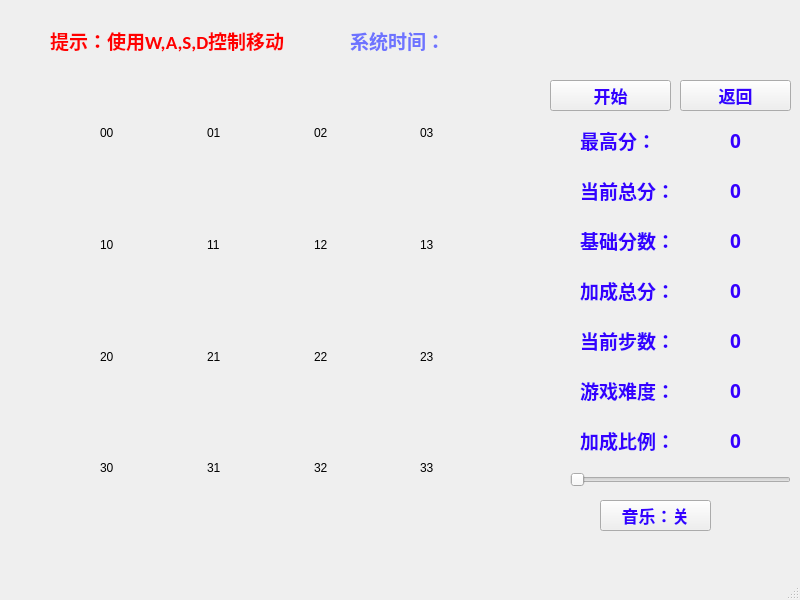
<?xml version="1.0" encoding="UTF-8"?>
<ui version="4.0">
 <class>MainWindow</class>
 <widget class="QMainWindow" name="MainWindow">
  <property name="geometry">
   <rect>
    <x>0</x>
    <y>0</y>
    <width>800</width>
    <height>600</height>
   </rect>
  </property>
  <property name="windowTitle">
   <string>MainWindow</string>
  </property>
  <widget class="QWidget" name="centralwidget">
   <widget class="QLabel" name="label_gradeBasic">
    <property name="geometry">
     <rect>
      <x>580</x>
      <y>220</y>
      <width>101</width>
      <height>41</height>
     </rect>
    </property>
    <property name="font">
     <font>
      <family>Arial Black</family>
      <pointsize>14</pointsize>
      <bold>true</bold>
     </font>
    </property>
    <property name="styleSheet">
     <string notr="true">color: rgb(53, 0, 255)</string>
    </property>
    <property name="text">
     <string>基础分数：</string>
    </property>
   </widget>
   <widget class="QSlider" name="horizontalSlider">
    <property name="geometry">
     <rect>
      <x>570</x>
      <y>470</y>
      <width>221</width>
      <height>20</height>
     </rect>
    </property>
    <property name="styleSheet">
     <string notr="true">color: rgb(255, 92, 89)</string>
    </property>
    <property name="orientation">
     <enum>Qt::Horizontal</enum>
    </property>
   </widget>
   <widget class="QLabel" name="label_showGradeBasic">
    <property name="geometry">
     <rect>
      <x>730</x>
      <y>220</y>
      <width>101</width>
      <height>41</height>
     </rect>
    </property>
    <property name="font">
     <font>
      <family>Arial Black</family>
      <pointsize>14</pointsize>
      <bold>true</bold>
     </font>
    </property>
    <property name="styleSheet">
     <string notr="true">color: rgb(53, 0, 255)</string>
    </property>
    <property name="text">
     <string>0</string>
    </property>
   </widget>
   <widget class="QLabel" name="label_grade">
    <property name="geometry">
     <rect>
      <x>580</x>
      <y>170</y>
      <width>101</width>
      <height>41</height>
     </rect>
    </property>
    <property name="font">
     <font>
      <family>Arial Black</family>
      <pointsize>14</pointsize>
      <bold>true</bold>
     </font>
    </property>
    <property name="styleSheet">
     <string notr="true">color: rgb(53, 0, 255)</string>
    </property>
    <property name="text">
     <string>当前总分：</string>
    </property>
   </widget>
   <widget class="QLabel" name="label_best">
    <property name="geometry">
     <rect>
      <x>580</x>
      <y>120</y>
      <width>101</width>
      <height>41</height>
     </rect>
    </property>
    <property name="font">
     <font>
      <family>Arial Black</family>
      <pointsize>14</pointsize>
      <bold>true</bold>
     </font>
    </property>
    <property name="styleSheet">
     <string notr="true">color: rgb(53, 0, 255)</string>
    </property>
    <property name="text">
     <string>最高分：</string>
    </property>
   </widget>
   <widget class="QLabel" name="label_step">
    <property name="geometry">
     <rect>
      <x>580</x>
      <y>320</y>
      <width>101</width>
      <height>41</height>
     </rect>
    </property>
    <property name="font">
     <font>
      <family>Arial Black</family>
      <pointsize>14</pointsize>
      <bold>true</bold>
     </font>
    </property>
    <property name="styleSheet">
     <string notr="true">color: rgb(53, 0, 255)</string>
    </property>
    <property name="text">
     <string>当前步数：</string>
    </property>
   </widget>
   <widget class="QPushButton" name="pushButton_music">
    <property name="geometry">
     <rect>
      <x>600</x>
      <y>500</y>
      <width>111</width>
      <height>31</height>
     </rect>
    </property>
    <property name="font">
     <font>
      <family>Arial Black</family>
      <pointsize>13</pointsize>
      <bold>true</bold>
     </font>
    </property>
    <property name="styleSheet">
     <string notr="true">color: rgb(53, 0, 255)</string>
    </property>
    <property name="text">
     <string>音乐：关</string>
    </property>
   </widget>
   <widget class="QLabel" name="label_showGradeUpCoefficient">
    <property name="geometry">
     <rect>
      <x>730</x>
      <y>420</y>
      <width>101</width>
      <height>41</height>
     </rect>
    </property>
    <property name="font">
     <font>
      <family>Arial Black</family>
      <pointsize>14</pointsize>
      <bold>true</bold>
     </font>
    </property>
    <property name="styleSheet">
     <string notr="true">color: rgb(53, 0, 255)</string>
    </property>
    <property name="text">
     <string>0</string>
    </property>
   </widget>
   <widget class="QWidget" name="gridLayoutWidget">
    <property name="geometry">
     <rect>
      <x>100</x>
      <y>80</y>
      <width>421</width>
      <height>441</height>
     </rect>
    </property>
    <layout class="QGridLayout" name="gridLayout">
     <item row="1" column="0">
      <widget class="QLabel" name="label_10">
       <property name="text">
        <string>10</string>
       </property>
      </widget>
     </item>
     <item row="0" column="1">
      <widget class="QLabel" name="label_01">
       <property name="text">
        <string>01</string>
       </property>
      </widget>
     </item>
     <item row="2" column="0">
      <widget class="QLabel" name="label_20">
       <property name="text">
        <string>20</string>
       </property>
      </widget>
     </item>
     <item row="2" column="3">
      <widget class="QLabel" name="label_23">
       <property name="text">
        <string>23</string>
       </property>
      </widget>
     </item>
     <item row="2" column="2">
      <widget class="QLabel" name="label_22">
       <property name="text">
        <string>22</string>
       </property>
      </widget>
     </item>
     <item row="3" column="3">
      <widget class="QLabel" name="label_33">
       <property name="text">
        <string>33</string>
       </property>
      </widget>
     </item>
     <item row="1" column="2">
      <widget class="QLabel" name="label_12">
       <property name="text">
        <string>12</string>
       </property>
      </widget>
     </item>
     <item row="3" column="2">
      <widget class="QLabel" name="label_32">
       <property name="text">
        <string>32</string>
       </property>
      </widget>
     </item>
     <item row="2" column="1">
      <widget class="QLabel" name="label_21">
       <property name="text">
        <string>21</string>
       </property>
      </widget>
     </item>
     <item row="0" column="3">
      <widget class="QLabel" name="label_03">
       <property name="text">
        <string>03</string>
       </property>
      </widget>
     </item>
     <item row="1" column="3">
      <widget class="QLabel" name="label_13">
       <property name="text">
        <string>13</string>
       </property>
      </widget>
     </item>
     <item row="3" column="1">
      <widget class="QLabel" name="label_31">
       <property name="text">
        <string>31</string>
       </property>
      </widget>
     </item>
     <item row="3" column="0">
      <widget class="QLabel" name="label_30">
       <property name="text">
        <string>30</string>
       </property>
      </widget>
     </item>
     <item row="0" column="0">
      <widget class="QLabel" name="label_00">
       <property name="text">
        <string>00</string>
       </property>
      </widget>
     </item>
     <item row="0" column="2">
      <widget class="QLabel" name="label_02">
       <property name="text">
        <string>02</string>
       </property>
      </widget>
     </item>
     <item row="1" column="1">
      <widget class="QLabel" name="label_11">
       <property name="text">
        <string>11</string>
       </property>
      </widget>
     </item>
    </layout>
   </widget>
   <widget class="QPushButton" name="pushButton_start">
    <property name="geometry">
     <rect>
      <x>550</x>
      <y>80</y>
      <width>121</width>
      <height>31</height>
     </rect>
    </property>
    <property name="font">
     <font>
      <family>Arial Black</family>
      <pointsize>13</pointsize>
      <bold>true</bold>
     </font>
    </property>
    <property name="styleSheet">
     <string notr="true">color: rgb(53, 0, 255)</string>
    </property>
    <property name="text">
     <string>开始</string>
    </property>
   </widget>
   <widget class="QLabel" name="label_operation">
    <property name="geometry">
     <rect>
      <x>50</x>
      <y>20</y>
      <width>311</width>
      <height>41</height>
     </rect>
    </property>
    <property name="font">
     <font>
      <family>Calibri</family>
      <pointsize>14</pointsize>
      <italic>false</italic>
      <bold>true</bold>
     </font>
    </property>
    <property name="styleSheet">
     <string notr="true">color: rgb(255, 0, 0);</string>
    </property>
    <property name="text">
     <string>提示：使用W,A,S,D控制移动</string>
    </property>
   </widget>
   <widget class="QLabel" name="label_gradeUpCoefficient">
    <property name="geometry">
     <rect>
      <x>580</x>
      <y>420</y>
      <width>101</width>
      <height>41</height>
     </rect>
    </property>
    <property name="font">
     <font>
      <family>Arial Black</family>
      <pointsize>14</pointsize>
      <bold>true</bold>
     </font>
    </property>
    <property name="styleSheet">
     <string notr="true">color: rgb(53, 0, 255)</string>
    </property>
    <property name="text">
     <string>加成比例：</string>
    </property>
   </widget>
   <widget class="QLabel" name="label_showStep">
    <property name="geometry">
     <rect>
      <x>730</x>
      <y>320</y>
      <width>101</width>
      <height>41</height>
     </rect>
    </property>
    <property name="font">
     <font>
      <family>Arial Black</family>
      <pointsize>14</pointsize>
      <bold>true</bold>
     </font>
    </property>
    <property name="styleSheet">
     <string notr="true">color: rgb(53, 0, 255)</string>
    </property>
    <property name="text">
     <string>0</string>
    </property>
   </widget>
   <widget class="QLabel" name="label_difficult">
    <property name="geometry">
     <rect>
      <x>580</x>
      <y>370</y>
      <width>101</width>
      <height>41</height>
     </rect>
    </property>
    <property name="font">
     <font>
      <family>Arial Black</family>
      <pointsize>14</pointsize>
      <bold>true</bold>
     </font>
    </property>
    <property name="styleSheet">
     <string notr="true">color: rgb(53, 0, 255)</string>
    </property>
    <property name="text">
     <string>游戏难度：</string>
    </property>
   </widget>
   <widget class="QLabel" name="label_showGradeUp">
    <property name="geometry">
     <rect>
      <x>730</x>
      <y>270</y>
      <width>101</width>
      <height>41</height>
     </rect>
    </property>
    <property name="font">
     <font>
      <family>Arial Black</family>
      <pointsize>14</pointsize>
      <bold>true</bold>
     </font>
    </property>
    <property name="styleSheet">
     <string notr="true">color: rgb(53, 0, 255)</string>
    </property>
    <property name="text">
     <string>0</string>
    </property>
   </widget>
   <widget class="QLabel" name="label_showBest">
    <property name="geometry">
     <rect>
      <x>730</x>
      <y>120</y>
      <width>101</width>
      <height>41</height>
     </rect>
    </property>
    <property name="font">
     <font>
      <family>Arial Black</family>
      <pointsize>14</pointsize>
      <bold>true</bold>
     </font>
    </property>
    <property name="styleSheet">
     <string notr="true">color: rgb(53, 0, 255)</string>
    </property>
    <property name="text">
     <string>0</string>
    </property>
   </widget>
   <widget class="QLabel" name="label_showDifficult">
    <property name="geometry">
     <rect>
      <x>730</x>
      <y>370</y>
      <width>101</width>
      <height>41</height>
     </rect>
    </property>
    <property name="font">
     <font>
      <family>Arial Black</family>
      <pointsize>14</pointsize>
      <bold>true</bold>
     </font>
    </property>
    <property name="styleSheet">
     <string notr="true">color: rgb(53, 0, 255)</string>
    </property>
    <property name="text">
     <string>0</string>
    </property>
   </widget>
   <widget class="QLabel" name="label_time">
    <property name="geometry">
     <rect>
      <x>480</x>
      <y>20</y>
      <width>351</width>
      <height>41</height>
     </rect>
    </property>
    <property name="font">
     <font>
      <family>Arial Black</family>
      <pointsize>14</pointsize>
      <bold>true</bold>
     </font>
    </property>
    <property name="styleSheet">
     <string notr="true">color: rgb(110, 115, 255)</string>
    </property>
    <property name="text">
     <string/>
    </property>
   </widget>
   <widget class="QLabel" name="label_timePrompt">
    <property name="geometry">
     <rect>
      <x>350</x>
      <y>20</y>
      <width>111</width>
      <height>41</height>
     </rect>
    </property>
    <property name="font">
     <font>
      <family>Calibri</family>
      <pointsize>14</pointsize>
      <bold>true</bold>
     </font>
    </property>
    <property name="styleSheet">
     <string notr="true">color: rgb(110, 115, 255)</string>
    </property>
    <property name="text">
     <string>系统时间：</string>
    </property>
   </widget>
   <widget class="QPushButton" name="pushButton_close">
    <property name="geometry">
     <rect>
      <x>680</x>
      <y>80</y>
      <width>111</width>
      <height>31</height>
     </rect>
    </property>
    <property name="font">
     <font>
      <family>Arial Black</family>
      <pointsize>13</pointsize>
      <bold>true</bold>
     </font>
    </property>
    <property name="styleSheet">
     <string notr="true">color: rgb(53, 0, 255)</string>
    </property>
    <property name="text">
     <string>返回</string>
    </property>
   </widget>
   <widget class="QLabel" name="label_gradeUp">
    <property name="geometry">
     <rect>
      <x>580</x>
      <y>270</y>
      <width>101</width>
      <height>41</height>
     </rect>
    </property>
    <property name="font">
     <font>
      <family>Arial Black</family>
      <pointsize>14</pointsize>
      <bold>true</bold>
     </font>
    </property>
    <property name="styleSheet">
     <string notr="true">color: rgb(53, 0, 255)</string>
    </property>
    <property name="text">
     <string>加成总分：</string>
    </property>
   </widget>
   <widget class="QLabel" name="label_showGrade">
    <property name="geometry">
     <rect>
      <x>730</x>
      <y>170</y>
      <width>101</width>
      <height>41</height>
     </rect>
    </property>
    <property name="font">
     <font>
      <family>Arial Black</family>
      <pointsize>14</pointsize>
      <bold>true</bold>
     </font>
    </property>
    <property name="styleSheet">
     <string notr="true">color: rgb(53, 0, 255)</string>
    </property>
    <property name="text">
     <string>0</string>
    </property>
   </widget>
  </widget>
  <widget class="QMenuBar" name="menubar">
   <property name="geometry">
    <rect>
     <x>0</x>
     <y>0</y>
     <width>800</width>
     <height>24</height>
    </rect>
   </property>
  </widget>
  <widget class="QStatusBar" name="statusbar"/>
 </widget>
 <resources/>
 <connections/>
</ui>
